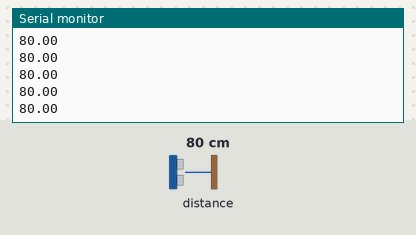
Recording of a sketch running on a simulated Arduino Uno, built with avr-gcc and run on an emulated ATmega328P. Shown: the last lines printed to the serial monitor. The inputs (shaded band) are chosen by the test bench; at power-on: distance to the obstacle 80 cm.

Above: at 1.2 s.
1.3 s: distance to the obstacle set to 2 cm
At 1.9 s:
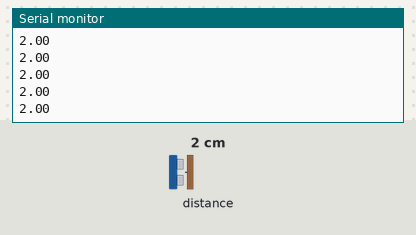
2.8 s: distance to the obstacle set to 4 cm
At 3.4 s:
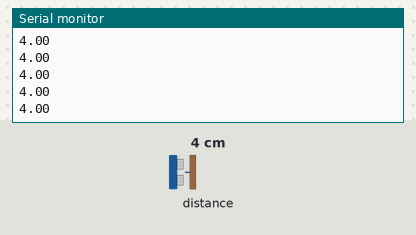
Timing chart, 0 to 5.8 s (numbered marks = the images above; inputs shaded):
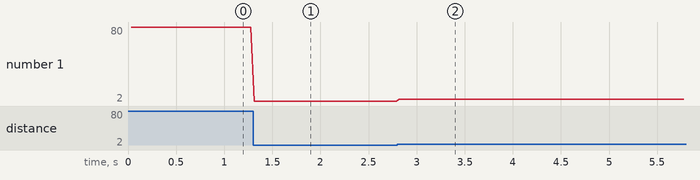

Measured:
- after the input at 1.3 s, the serial monitor: prints a new line at once (image 1)
- after the input at 2.8 s, the serial monitor: prints a new line at once (image 2)
- plotted number 1: 80 → 2 after the input at 1.3 s, 2 → 4 after the input at 2.8 s

The sketch:

VL53L0X_Reader.ino
```cpp
/* This example shows how to use continuous mode to take
range measurements with the VL53L0X. It is based on
vl53l0x_ContinuousRanging_Example.c from the VL53L0X API.

The range readings are in units of mm. */

#include <Wire.h>
#include <VL53L0X.h>

VL53L0X sensor;

void setup()
{
  Serial.begin(9600);
  Wire.begin();

  sensor.setTimeout(500);
  if (!sensor.init())
  {
    Serial.println("Failed to detect and initialize sensor!");
    while (1) {}
  }

  // Start continuous back-to-back mode (take readings as
  // fast as possible).  To use continuous timed mode
  // instead, provide a desired inter-measurement period in
  // ms (e.g. sensor.startContinuous(100)).
  sensor.startContinuous();
}

void loop()
{
  int Millimeters = sensor.readRangeContinuousMillimeters();
  float Centimeters = (float)Millimeters / 10.0;

  Serial.print(Centimeters);
  if (sensor.timeoutOccurred()) { Serial.print(" TIMEOUT"); }

  Serial.println();
}
```
